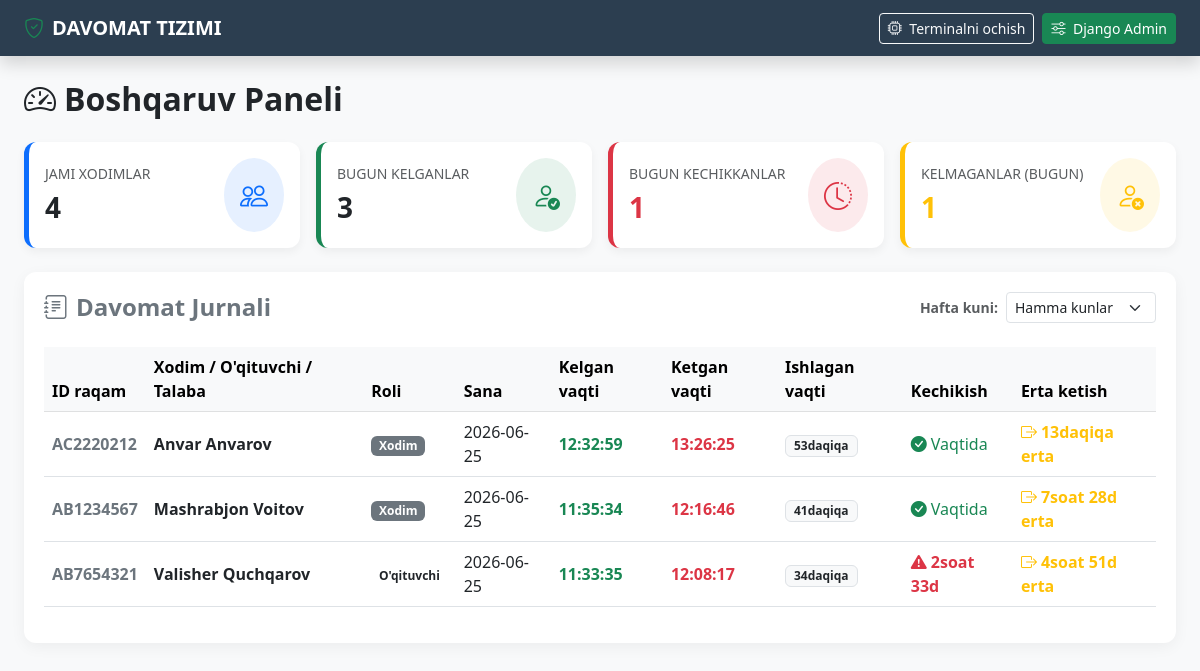
Before: /dashboard/ (signed in) with the older database file.
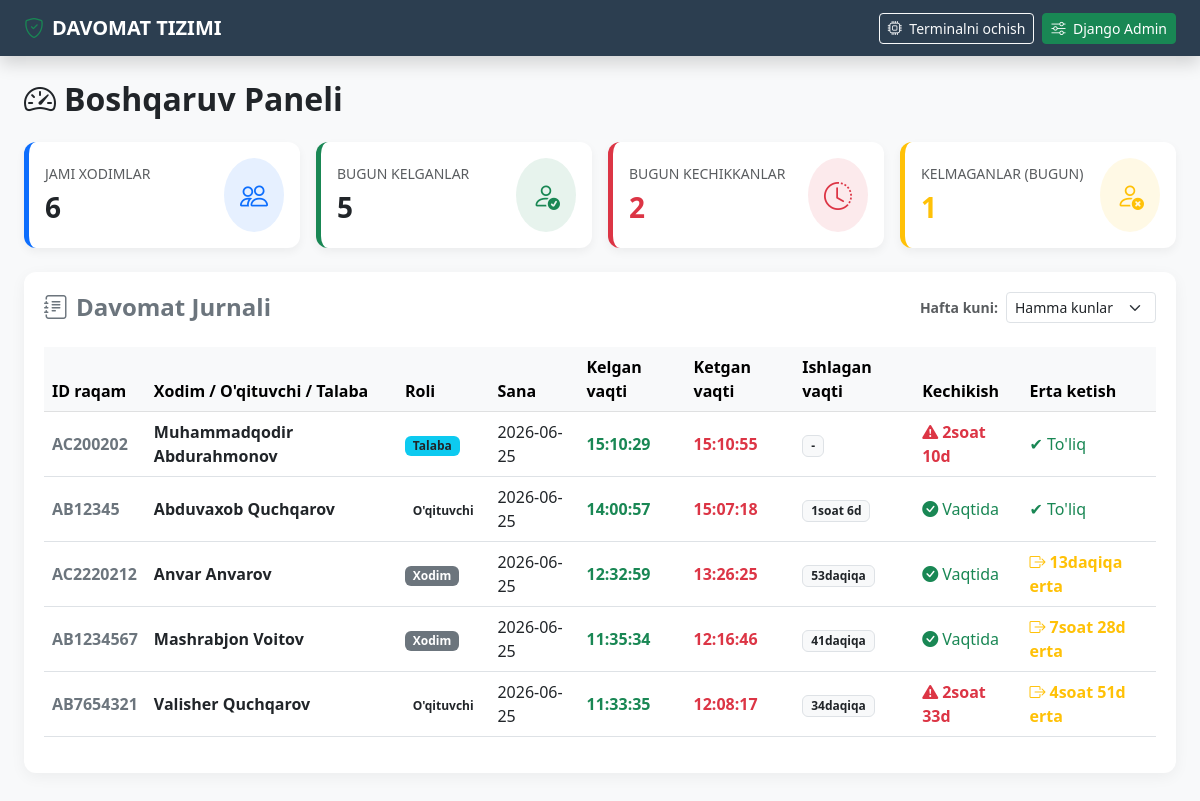
After: the same page with the newer database file.
### attendance/models.py (models this page shows, shortened)
class Attendance(models.Model):
    user = models.ForeignKey(CustomUser, on_delete=models.CASCADE, related_name='attendances')
    date = models.DateField(auto_now_add=True, verbose_name="Sana")
    check_in = models.TimeField(auto_now_add=True, verbose_name="Kelgan vaqti")
    check_out = models.TimeField(null=True, blank=True, verbose_name="Ketgan vaqti")
    minutes_spent = models.PositiveIntegerField(default=0, verbose_name="Ishlagan vaqti (daqiqa)")
    late_minutes = models.PositiveIntegerField(default=0, verbose_name="Kechikish (daqiqa)")
    early_out_minutes = models.PositiveIntegerField(default=0, verbose_name="Erta ketish (daqiqa)")
    class Meta:
        verbose_name = "Davomat"
        verbose_name_plural = "Davomatlar"

class CustomUser(AbstractBaseUser, PermissionsMixin):
    ROLE_CHOICES = [
        ('teacher', "O'qituvchi"),
        ('student', "Talaba"),
        ('staff', "Xodim"),
    ]
    staff_id = models.CharField(
        max_length=50,
        unique=True,
        verbose_name="ID raqami (Karta/Guvohnoma)"
    )
    first_name = models.CharField(max_length=150, verbose_name="Ismi")
    last_name = models.CharField(max_length=150, verbose_name="Familiyasi")
    email = models.EmailField(blank=True, null=True, verbose_name="Email")
    role = models.CharField(max_length=20, choices=ROLE_CHOICES, default='staff', verbose_name="Roli")
    default_hours = models.PositiveIntegerField(default=8, verbose_name="Standart kunlik ish soati")
    is_active = models.BooleanField(default=True, verbose_name="Faol")
    is_staff = models.BooleanField(default=False, verbose_name="Admin panelga kira oladi")
    date_joined = models.DateTimeField(auto_now_add=True)
    objects = CustomUserManager()
    USERNAME_FIELD = 'staff_id'
    REQUIRED_FIELDS = ['first_name', 'last_name']
    class Meta:
        verbose_name = "Foydalanuvchi"
        verbose_name_plural = "Foydalanuvchilar"
    def get_full_name(self):
        return f"{self.first_name} {self.last_name}"

### attendance/views.py (the view)
# urls.py: path('dashboard/', views.admin_dashboard, name='admin_dashboard'),
@login_required(login_url='login_page')
def admin_dashboard(request):
    if not request.user.is_staff:
        messages.error(request, "Sizda ushbu sahifaga ruxsat yo'q!")
        return redirect('login_page')
    role_filter = request.GET.get('role', '').strip()
    weekday_filter = request.GET.get('weekday', '').strip()
    attendances = Attendance.objects.all().select_related('user')
    if role_filter:
        attendances = attendances.filter(user__role=role_filter)
    if weekday_filter != '':
        django_weekday = (int(weekday_filter) + 1) % 7 + 1
        attendances = attendances.filter(date__weekday=django_weekday)
    attendances = attendances.order_by('-date', '-check_in')
    for att in attendances:
        def to_hours(minutes):
            if not minutes: return "-"
            h, m = minutes // 60, minutes % 60
            return f"{h}soat {m}d" if h > 0 else f"{m}daqiqa"
        att.readable_spent = to_hours(att.minutes_spent)
        att.readable_late = to_hours(att.late_minutes) if att.late_minutes > 0 else None
        att.readable_early = to_hours(att.early_out_minutes) if att.early_out_minutes > 0 else None
    today = timezone.now().date()
    total_users = CustomUser.objects.filter(is_active=True).count()
    attended_today = Attendance.objects.filter(date=today).count()
    late_today = Attendance.objects.filter(date=today, late_minutes__gt=0).count()
    absent_today = max(0, total_users - attended_today)
    context = {
        'attendances': attendances,
        'total_users': total_users,
        'attended_today': attended_today,
        'late_today': late_today,
        'absent_today': absent_today,
        'current_role': role_filter,
        'current_weekday': weekday_filter,
    }
    return render(request, 'attendance/dashboard.html', context)

### template/attendance/dashboard.html (shortened to what this page needs)
<!DOCTYPE html>
<html lang="uz">
<head>
    <link href="https://cdn.jsdelivr.net/npm/bootstrap@5.3.0/dist/css/bootstrap.min.css" rel="stylesheet">
    <link rel="stylesheet" href="https://cdn.jsdelivr.net/npm/bootstrap-icons@1.10.5/font/bootstrap-icons.css">
</head>
<body>
<nav class="navbar navbar-expand-lg navbar-dark bg-dark mb-4 shadow">
    <div class="container-fluid px-4">
        <a class="navbar-brand fw-bold" href="#"><i class="bi bi-shield-check text-success me-2"></i>DAVOMAT TIZIMI</a>
        <div class="d-flex">
            <a href="{% url 'check_id_page' %}" target="_blank" class="btn btn-outline-light btn-sm me-2"><i class="bi bi-cpu me-1"></i> Terminalni ochish</a>
            <a href="/admin/" class="btn btn-success btn-sm"><i class="bi bi-sliders me-1"></i> Django Admin</a>
        </div>
    </div>
</nav>
<div class="container-fluid px-4">
    <h2 class="fw-bold text-dark mb-4"><i class="bi bi-speedometer2 me-2"></i>Boshqaruv Paneli</h2>
    <div class="row g-3 mb-4">
        <div class="col-12 col-sm-6 col-lg-3">
            <div class="card card-stat bg-white text-dark p-3 border-start border-primary border-5">
                <div class="d-flex justify-content-between align-items-center">
                    <div>
                        <h6 class="text-muted small text-uppercase">Jami Xodimlar</h6>
                        <h3 class="fw-bold mb-0">{{ total_users }}</h3>
                    </div>
                    <div class="bg-primary bg-opacity-10 p-3 rounded-circle text-primary"><i class="bi bi-people fs-3"></i></div>
                </div>
            </div>
        </div>
        <div class="col-12 col-sm-6 col-lg-3">
            <div class="card card-stat bg-white text-dark p-3 border-start border-success border-5">
                <div class="d-flex justify-content-between align-items-center">
                    <div>
                        <h6 class="text-muted small text-uppercase">Bugun Kelganlar</h6>
                        <h3 class="fw-bold mb-0">{{ attended_today }}</h3>
                    </div>
                    <div class="bg-success bg-opacity-10 p-3 rounded-circle text-success"><i class="bi bi-person-check fs-3"></i></div>
                </div>
            </div>
        </div>
        <div class="col-12 col-sm-6 col-lg-3">
            <div class="card card-stat bg-white text-dark p-3 border-start border-danger border-5">
                <div class="d-flex justify-content-between align-items-center">
                    <div>
                        <h6 class="text-muted small text-uppercase">Bugun Kechikkanlar</h6>
                        <h3 class="fw-bold text-danger mb-0">{{ late_today }}</h3>
                    </div>
                    <div class="bg-danger bg-opacity-10 p-3 rounded-circle text-danger"><i class="bi bi-clock-history fs-3"></i></div>
                </div>
            </div>
        </div>
        <div class="col-12 col-sm-6 col-lg-3">
            <div class="card card-stat bg-white text-dark p-3 border-start border-warning border-5">
                <div class="d-flex justify-content-between align-items-center">
                    <div>
                        <h6 class="text-muted small text-uppercase">Kelmaganlar (Bugun)</h6>
                        <h3 class="fw-bold text-warning mb-0">{{ absent_today }}</h3>
                    </div>
                    <div class="bg-warning bg-opacity-10 p-3 rounded-circle text-warning"><i class="bi bi-person-x fs-3"></i></div>
                </div>
            </div>
        </div>
    </div>
    <div class="table-container mb-5">
        <div class="d-flex flex-column flex-md-row justify-content-between align-items-md-center gap-3 mb-4">
            <h4 class="fw-bold m-0 text-secondary"><i class="bi bi-journal-text me-2"></i>Davomat Jurnali</h4>
            <form method="GET" action="" class="d-flex align-items-center gap-2">
                <label class="text-muted small text-nowrap m-0 fw-bold">Hafta kuni:</label>
                <select name="weekday" class="form-select form-select-sm" onchange="this.form.submit()" style="min-width: 150px;">
                    <option value="">Hamma kunlar</option>
                </select>
            </form>
        </div>
        <div class="table-responsive">
            <table class="table table-hover align-middle">
                <thead class="table-light">
                    <tr>
                        <th>ID raqam</th>
                        <th>Xodim / O'qituvchi / Talaba </th>
                        <th>Roli</th>
                        <th>Sana</th>
                        <th>Kelgan vaqti</th>
                        <th>Ketgan vaqti</th>
                        <th>Ishlagan vaqti</th>
                        <th>Kechikish</th>
                        <th>Erta ketish</th>
                    </tr>
                </thead>
                <tbody>
                    {% for att in attendances %}
                    <tr>
                        <td class="fw-bold text-secondary">{{ att.user.staff_id }}</td>
                        <td class="fw-bold">{{ att.user.get_full_name }}</td>
                        <td>
                            <span class="badge {% if att.user.role == 'teacher' %}bg-purple text-dark style='background-color:#e1bfc7' {% elif att.user.role == 'student' %}bg-info text-dark{% else %}bg-secondary{% endif %}">
                                {{ att.user.get_role_display }}
                            </span>
                        </td>
                        <td>{{ att.date|date:"Y-m-d" }}</td>
                        <td class="text-success fw-bold">{{ att.check_in|time:"H:i:s" }}</td>
                        <td class="text-danger fw-bold">{% if att.check_out %}{{ att.check_out|time:"H:i:s" }}{% else %}-{% endif %}</td>
                        <td><span class="badge bg-light text-dark border px-2 py-1">{{ att.readable_spent }}</span></td>
                        <td>
                            {% if att.readable_late %}
                                <span class="text-danger fw-bold"><i class="bi bi-exclamation-triangle-fill me-1"></i>{{ att.readable_late }}</span>
                            </td>
                            {% else %}
                                <span class="text-success"><i class="bi bi-check-circle-fill me-1"></i>Vaqtida</span>
                            {% endif %}
                        </td>
                        <td>
                            {% if att.readable_early %}
                                <span class="text-warning fw-bold"><i class="bi bi-box-arrow-right me-1"></i>{{ att.readable_early }} erta</span>
                            {% else %}
                                <span class="text-success">✔ To'liq</span>
                            {% endif %}
                        </td>
                    </tr>
                    {% empty %}
                    <tr>
                        <td colspan="9" class="text-center text-muted py-4">Hech qanday davomat ma'lumoti topilmadi.</td>
                    </tr>
                    {% endfor %}
                </tbody>
            </table>
        </div>
    </div>
</div>
</body>
</html>

### template/attendance/dashboard.html (style rules this page uses)
body { background-color: #f8f9fa; font-family: 'Segoe UI', Tahoma, Geneva, Verdana, sans-serif; }
.navbar { background: #2c3e50 !important; }
.card-stat { border: none; border-radius: 12px; transition: transform 0.2s; box-shadow: 0 4px 10px rgba(0,0,0,0.05); }
.table-container { background: #ffffff; border-radius: 12px; box-shadow: 0 4px 15px rgba(0,0,0,0.05); padding: 20px; }

Changed rows visible on the page:
added Attendance: user.staff_id "AC200202", user.get_full_name "Muhammadqodir Abdurahmonov", user.role "Talaba", date "2026-06-25", check_in "15:10:29", check_out "15:10:55", readable_spent "-", readable_late "2soat 10d", shows "✔ To'liq"
added Attendance: user.staff_id "AB12345", user.get_full_name "Abduvaxob Quchqarov", user.role "O'qituvchi", date "2026-06-25", check_in "14:00:57", check_out "15:07:18", readable_spent "1soat 6d", shows "Vaqtida", shows "✔ To'liq"
Other visible differences:
{{ total_users }}: "4" → "6"
{{ attended_today }}: "3" → "5"
{{ late_today }}: "1" → "2"
